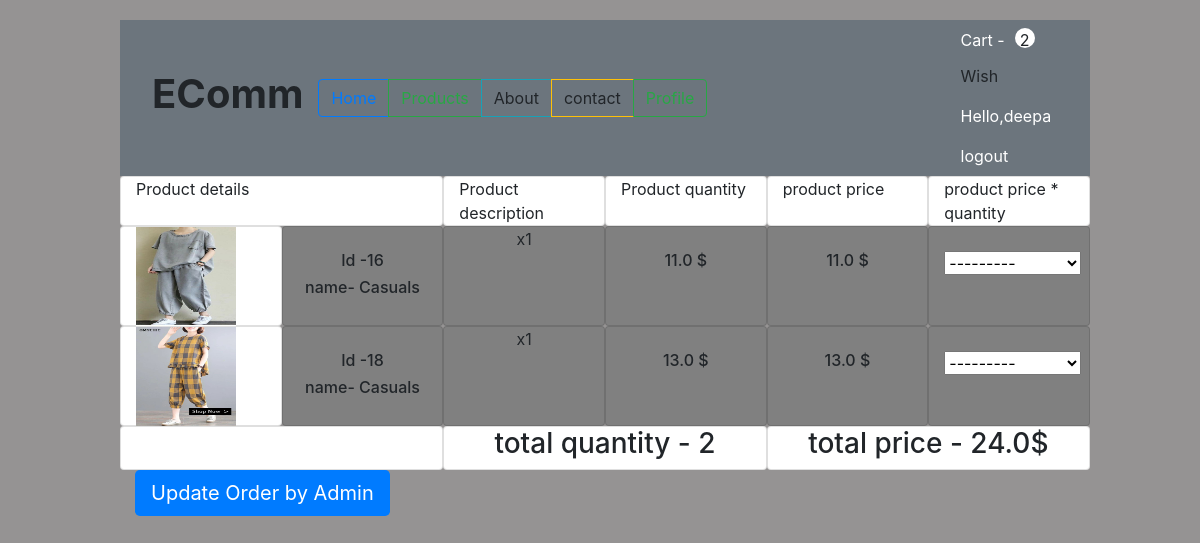
Screenshot of /orders/ (signed in) with the database file from the repository.
### ecomm/models.py (models this page shows, shortened)
class Cart(models.Model):
    id=models.UUIDField(default=uuid.uuid4,primary_key=True)
    user=models.ForeignKey(User,on_delete=models.CASCADE)
    completed=models.BooleanField(default=False)
    @property
    def total_price(self):
        cartItems=self.cartItems.all()
        total=sum([item.product.price *item.quantity for item in cartItems])
        return total
    @property
    def num_of_items(self):
        cartItems=self.cartItems.all()
        quantity=sum([item.quantity for item in cartItems])
        return quantity

class CartItem(models.Model):
    product=models.ForeignKey(Product,on_delete=models.CASCADE,related_name='items')
    cart=models.ForeignKey(Cart,on_delete=models.CASCADE,related_name='cartItems')
    quantity = models.IntegerField(default=0)
    def __str__(self):
        return self.product.product_name
    @property
    def item_price(self):
        new_price=self.product.price*self.quantity
        return new_price

class Product(models.Model):
    product_name=models.CharField(max_length=200,null=True)
    image= models.ImageField(null=True,blank=True)
    description=models.CharField(max_length=200,null=True,blank=True)
    price=models.FloatField(null=True)
    @property
    def imageURL(self):
        try:
            url=self.image.url
        except:
            url=''
        return url
    def get_absolute_url(self):
        return reverse("details",kwargs={"id":self.id})#f"/products/{self.id}"

### ecomm/views.py (the view)
# urls.py: path('orders/', views.order_cust,name='orders'),
def order_cust(request):
    cart=None
    cartItems=[]
    customer=Customer.objects.all()
    cart,created=Cart.objects.get_or_create(user=request.user,completed=False)
    cartItems=cart.cartItems.all()
    form=OrderForm()
    if request.method =='POST':
        form=OrderForm(request.POST)
        if form.is_valid():
            form.save()
        return redirect('profile')
    print(cartItems)
    context={'cart':cart,'items':cartItems,'customer':customer,'form':form}
    return render(request,"ecomm/ordersc.html",context)

### ecomm/forms.py
class OrderForm(ModelForm):
    class Meta:
        model=Order
        fields='__all__'
        exclude=['product']

### ecomm/templates/ecomm/ordersc.html (shortened to what this page needs)
{% extends 'home.html'%}
{% block content %}
<table>
  <tr>
  <div class="row " >
    <div class="col-4 card" >
    Product details</div>
      <div class="col-2 card" >
      Product description</div>
      <div class="col-2 card" >
      Product quantity</div>
      <div class="col-2 card" >
        product price
      </div>
      <div class="col-2 card" >
        product price * quantity
      </div>
    </div>
  </tr>
{%for item in items%}
  <tr>
<div class="row">
  <div class="col-2 card" style="width:100px;height:100px">
        <a href='{{item.product.get_absolute_url}}'>
            <img  src="{{item.product.imageURL}}" width="100px" height="100px">
           </a>
   </div>
   <div class="col-2 card" style="background-color:grey;width:100px;height:100px;text-align: center;">
   <br>
    <h6>Id -{{ item.product.id }}</h6>
    <h6>name- {{ item.product.product_name }} </h6>
  </div>
<div class="col-2 card"  style="background-color:grey;width:100px;height:100px;text-align: center;">
<p class="quantity">x{{item.quantity}}</p>
</div>
 <div class="col-2 card"  style="background-color:grey;width:100px;height:100px;text-align: center;">
<br>
      <h6>{{ item.product.price }} <span>$</span></h6>
    </div>
      <div class="col-2 card" style="background-color:grey;width:100px;height:100px;text-align: center;">
<br>
      <h6>{{ item.item_price }} <span>$</span></h6>
     </div>
     <div class="col-2 card"  style="background-color:grey;width:100px;height:100px">
        <br>
        <h6>    {{form.status}}
        </h6>
    </div>
</div>
</div>
</tr>
{%endfor%}
<tr>
  <div class="row">
    <div class="col-4 card" >
      </div>
        <div class="col-4 card" style="text-align: center;" >
          <h3> total quantity -  {{cart.num_of_items}}</h3></div>
        <div class="col-4 card" style="text-align: center;" >
          <h3>total price -  {{ cart.total_price }}<span>$</span></h3>
        </div>
</div>
</tr>
<tr>
    <a class="btn-lg btn-primary" type="submit"  href="{% url 'orders'  %}">Update Order by Admin</a>
</tr>
{%endblock%}

### templates/navbar.html (shortened to what this page needs)
{% load static %}
<div class="row ">
  <nav class="container navbar navbar-expand-lg navbar-light bg-secondary">
    <p class="navbar-brand" href="{% url 'home'%}"><strong><h1>EComm</h1></strong></p>
    <div class="collapse navbar-collapse" id="navbarText">
<div class="btn-group col-6">
        <a type="button" href="{% url 'home'%}" class="btn btn-md btn-outline-primary"> Home </a>
        <a class="btn btn-md btn-outline-success" href="{% url 'products' %}">Products</a>
        <a type="button"  class="btn btn-md btn-outline-info" id="about" >About</a>
        <a type="button" class="btn btn-md btn-outline-warning">contact</a>
        {%if request.user.is_authenticated%}
        <a class="btn btn-md btn-outline-success" href="{% url 'profile' %}">Profile</a>
        {%endif%}
                 </div>
          <div class="col-4">
      {%if not request.user.is_admin and request.user.is_authenticated %}
                <a href="{%url 'cart'%}" style="color:white">Cart -</a><p id="counter">{{cart.num_of_items}}</p>
            <p>Wish<span class='cart-wish' style="background-color: aliceblue;">0</span></p>
            <p class ="mr-sm-2" style="color:white;font-weight:strong;"> Hello,{{user.username}}</p>
            <a class="mr-sm-2" href="{% url 'logout'%}" style="color:white">logout</a>
      {%else%}
        <a href="{%url 'login'%}" style="color:white">Login</a>
        <a href="{%url 'register'%}" style="color:white">register</a>
    {%endif%}
          </div>
      </div>
  </nav>
</div>

### static/styles/style.css (style rules this page uses)
body { background-color:rgb(149, 147, 147); width:90%; margin: 20px; border-width: 20px; padding-left: 100px; padding-right: 10px; align-items: center; }
#counter { display:inline-block; width:20px; height:20px; background:white; text-align:center; border-radius:60%; margin-left:10px; }

### rows the page displays
Cart: num_of_items "2", total_price "24.0"
CartItem: product.imageURL (picture), product.id "16", product.product_name "Casuals", quantity "1", product.price "11.0", item_price "11.0"
CartItem: product.imageURL (picture), product.id "18", product.product_name "Casuals", quantity "1", product.price "13.0", item_price "13.0"

### other values shown
{{ user.username }} "deepa"
